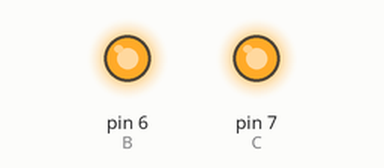
Simulated run of this sketch. Board: Arduino Uno, built with avr-gcc and run on an emulated ATmega328P. Parts: output pins drawn as LEDs (lit = HIGH). Pins used as bus, display or sensor lines are not drawn.

Above: at 0.1 s.
Timing chart, 0 to 1.6 s (numbered marks = the images above):
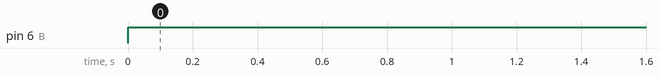

The sketch:

codigo.ino
```cpp
int A = 5;
int B = 6;
int C = 7;
void setup() {
  // put your setup code here, to run once:
  pinMode(A, OUTPUT);
  pinMode(B, OUTPUT);
  pinMode(C, OUTPUT);

  digitalWrite(A, LOW);
  digitalWrite(B, HIGH);
  digitalWrite(C, HIGH);
}

void loop() {
  // put your main code here, to run repeatedly:
  digitalWrite(A, HIGH);
  digitalWrite(B, LOW);
  digitalWrite(C, HIGH);

  digitalWrite(A, LOW);
  digitalWrite(B, HIGH);
  digitalWrite(C, HIGH);

  delay(1000);
}
```

Measured:
- by itself, pin 6 (B): LOW → HIGH at 0.00 s
